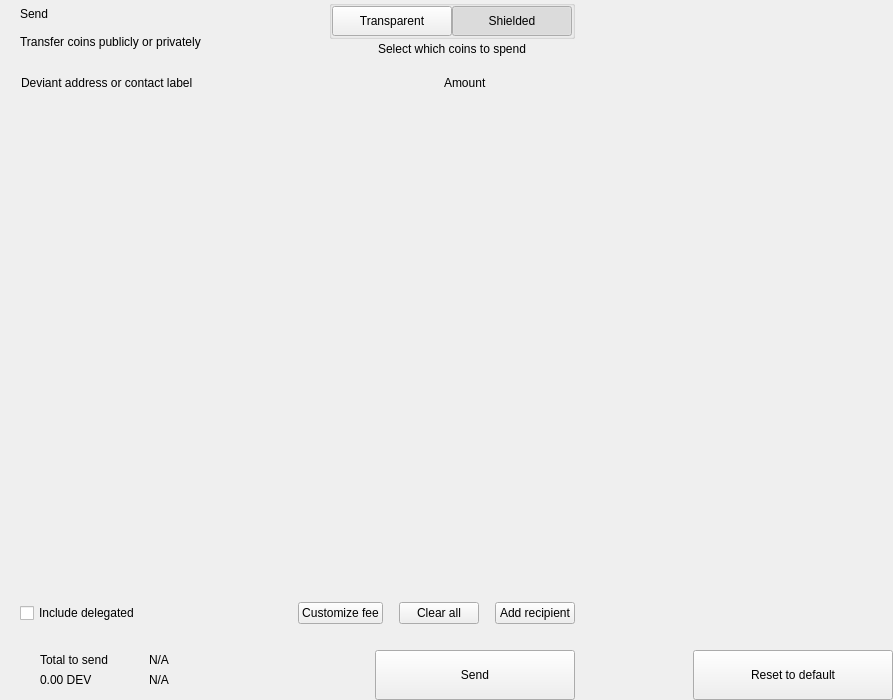
<?xml version="1.0" encoding="UTF-8"?>
<ui version="4.0">
 <class>send</class>
 <widget class="QWidget" name="send">
  <property name="geometry">
   <rect>
    <x>0</x>
    <y>0</y>
    <width>893</width>
    <height>700</height>
   </rect>
  </property>
  <property name="windowTitle">
   <string>Form</string>
  </property>
  <layout class="QHBoxLayout" name="horizontalLayout_2" stretch="2,1">
   <property name="spacing">
    <number>0</number>
   </property>
   <property name="leftMargin">
    <number>0</number>
   </property>
   <property name="topMargin">
    <number>0</number>
   </property>
   <property name="rightMargin">
    <number>0</number>
   </property>
   <property name="bottomMargin">
    <number>0</number>
   </property>
   <item>
    <widget class="QWidget" name="left" native="true">
     <layout class="QVBoxLayout" name="verticalLayout_3">
      <property name="spacing">
       <number>0</number>
      </property>
      <property name="leftMargin">
       <number>0</number>
      </property>
      <property name="topMargin">
       <number>0</number>
      </property>
      <property name="rightMargin">
       <number>0</number>
      </property>
      <property name="bottomMargin">
       <number>0</number>
      </property>
      <item>
       <layout class="QVBoxLayout" name="verticalLayout_22" stretch="0,0,0,1,0,0,0,0">
        <property name="spacing">
         <number>0</number>
        </property>
        <item>
         <layout class="QHBoxLayout" name="horizontalLayout_3">
          <property name="spacing">
           <number>0</number>
          </property>
          <property name="leftMargin">
           <number>20</number>
          </property>
          <property name="rightMargin">
           <number>20</number>
          </property>
          <item>
           <layout class="QVBoxLayout" name="verticalLayout">
            <property name="spacing">
             <number>0</number>
            </property>
            <item>
             <widget class="QLabel" name="labelTitle">
              <property name="text">
               <string>Send</string>
              </property>
              <property name="alignment">
               <set>Qt::AlignLeading|Qt::AlignLeft|Qt::AlignVCenter</set>
              </property>
             </widget>
            </item>
            <item>
             <widget class="QLabel" name="labelSubtitle1">
              <property name="text">
               <string>Transfer coins publicly or privately</string>
              </property>
             </widget>
            </item>
           </layout>
          </item>
          <item>
           <spacer name="horizontalSpacer">
            <property name="orientation">
             <enum>Qt::Horizontal</enum>
            </property>
            <property name="sizeHint" stdset="0">
             <size>
              <width>40</width>
              <height>20</height>
             </size>
            </property>
           </spacer>
          </item>
          <item>
           <layout class="QVBoxLayout" name="verticalLayout_6">
            <property name="spacing">
             <number>3</number>
            </property>
            <item alignment="Qt::AlignHCenter">
             <widget class="QGroupBox" name="groupBox">
              <property name="styleSheet">
               <string notr="true">#groupBox{
padding-top:2px;
}</string>
              </property>
              <property name="title">
               <string/>
              </property>
              <property name="alignment">
               <set>Qt::AlignCenter</set>
              </property>
              <layout class="QHBoxLayout" name="horizontalLayout_4">
               <property name="spacing">
                <number>0</number>
               </property>
               <property name="leftMargin">
                <number>0</number>
               </property>
               <property name="topMargin">
                <number>0</number>
               </property>
               <property name="rightMargin">
                <number>0</number>
               </property>
               <property name="bottomMargin">
                <number>0</number>
               </property>
               <item>
                <widget class="QPushButton" name="pushLeft">
                 <property name="minimumSize">
                  <size>
                   <width>120</width>
                   <height>30</height>
                  </size>
                 </property>
                 <property name="maximumSize">
                  <size>
                   <width>120</width>
                   <height>30</height>
                  </size>
                 </property>
                 <property name="focusPolicy">
                  <enum>Qt::NoFocus</enum>
                 </property>
                 <property name="text">
                  <string>Transparent</string>
                 </property>
                 <property name="checkable">
                  <bool>true</bool>
                 </property>
                 <property name="autoExclusive">
                  <bool>true</bool>
                 </property>
                </widget>
               </item>
               <item>
                <widget class="QPushButton" name="pushRight">
                 <property name="minimumSize">
                  <size>
                   <width>120</width>
                   <height>30</height>
                  </size>
                 </property>
                 <property name="maximumSize">
                  <size>
                   <width>120</width>
                   <height>30</height>
                  </size>
                 </property>
                 <property name="focusPolicy">
                  <enum>Qt::NoFocus</enum>
                 </property>
                 <property name="text">
                  <string>Shielded</string>
                 </property>
                 <property name="checkable">
                  <bool>true</bool>
                 </property>
                 <property name="checked">
                  <bool>true</bool>
                 </property>
                 <property name="autoExclusive">
                  <bool>true</bool>
                 </property>
                </widget>
               </item>
              </layout>
             </widget>
            </item>
            <item alignment="Qt::AlignHCenter|Qt::AlignTop">
             <widget class="QLabel" name="labelSubtitle2">
              <property name="styleSheet">
               <string notr="true"/>
              </property>
              <property name="text">
               <string>Select which coins to spend</string>
              </property>
              <property name="alignment">
               <set>Qt::AlignCenter</set>
              </property>
              <property name="indent">
               <number>0</number>
              </property>
             </widget>
            </item>
           </layout>
          </item>
         </layout>
        </item>
        <item>
         <spacer name="verticalSpacer_2">
          <property name="orientation">
           <enum>Qt::Vertical</enum>
          </property>
          <property name="sizeType">
           <enum>QSizePolicy::Fixed</enum>
          </property>
          <property name="sizeHint" stdset="0">
           <size>
            <width>20</width>
            <height>20</height>
           </size>
          </property>
         </spacer>
        </item>
        <item>
         <layout class="QHBoxLayout" name="horizontalLayout" stretch="6,0,2">
          <property name="spacing">
           <number>0</number>
          </property>
          <property name="leftMargin">
           <number>10</number>
          </property>
          <property name="topMargin">
           <number>0</number>
          </property>
          <property name="rightMargin">
           <number>20</number>
          </property>
          <property name="bottomMargin">
           <number>0</number>
          </property>
          <item>
           <widget class="QLabel" name="labelSubtitleAddress">
            <property name="styleSheet">
             <string notr="true">margin-left:8px;</string>
            </property>
            <property name="text">
             <string>Deviant address or contact label</string>
            </property>
           </widget>
          </item>
          <item>
           <spacer name="horizontalSpacer_3">
            <property name="orientation">
             <enum>Qt::Horizontal</enum>
            </property>
            <property name="sizeType">
             <enum>QSizePolicy::Fixed</enum>
            </property>
            <property name="sizeHint" stdset="0">
             <size>
              <width>40</width>
              <height>1</height>
             </size>
            </property>
           </spacer>
          </item>
          <item>
           <widget class="QLabel" name="labelSubtitleAmount">
            <property name="text">
             <string>Amount</string>
            </property>
           </widget>
          </item>
         </layout>
        </item>
        <item>
         <widget class="QScrollArea" name="scrollArea">
          <property name="minimumSize">
           <size>
            <width>0</width>
            <height>350</height>
           </size>
          </property>
          <property name="styleSheet">
           <string notr="true">#scrollArea {
            background:transparent;
            margin-top:10px;
}</string>
          </property>
          <property name="horizontalScrollBarPolicy">
           <enum>Qt::ScrollBarAlwaysOff</enum>
          </property>
          <property name="sizeAdjustPolicy">
           <enum>QAbstractScrollArea::AdjustIgnored</enum>
          </property>
          <property name="widgetResizable">
           <bool>true</bool>
          </property>
          <property name="alignment">
           <set>Qt::AlignLeading|Qt::AlignLeft|Qt::AlignTop</set>
          </property>
          <widget class="QWidget" name="scrollAreaWidgetContents">
           <property name="geometry">
            <rect>
             <x>0</x>
             <y>0</y>
             <width>591</width>
             <height>16</height>
            </rect>
           </property>
           <property name="sizePolicy">
            <sizepolicy hsizetype="Preferred" vsizetype="Maximum">
             <horstretch>0</horstretch>
             <verstretch>0</verstretch>
            </sizepolicy>
           </property>
           <property name="autoFillBackground">
            <bool>false</bool>
           </property>
           <property name="styleSheet">
            <string notr="true">#scrollAreaWidgetContents {
             background:transparent;
             }</string>
           </property>
           <layout class="QVBoxLayout" name="verticalLayout_7">
            <property name="spacing">
             <number>0</number>
            </property>
            <property name="sizeConstraint">
             <enum>QLayout::SetDefaultConstraint</enum>
            </property>
            <property name="leftMargin">
             <number>0</number>
            </property>
            <property name="topMargin">
             <number>0</number>
            </property>
            <property name="rightMargin">
             <number>0</number>
            </property>
            <property name="bottomMargin">
             <number>0</number>
            </property>
           </layout>
          </widget>
         </widget>
        </item>
        <item>
         <spacer name="verticalSpacer_4">
          <property name="orientation">
           <enum>Qt::Vertical</enum>
          </property>
          <property name="sizeType">
           <enum>QSizePolicy::Fixed</enum>
          </property>
          <property name="sizeHint" stdset="0">
           <size>
            <width>20</width>
            <height>20</height>
           </size>
          </property>
         </spacer>
        </item>
        <item>
         <layout class="QHBoxLayout" name="horizontalLayout_20">
          <property name="spacing">
           <number>6</number>
          </property>
          <property name="leftMargin">
           <number>20</number>
          </property>
          <property name="rightMargin">
           <number>20</number>
          </property>
          <item>
           <widget class="QCheckBox" name="checkBoxDelegations">
            <property name="layoutDirection">
             <enum>Qt::LeftToRight</enum>
            </property>
            <property name="text">
             <string>Include delegated</string>
            </property>
           </widget>
          </item>
          <item>
           <spacer name="horizontalSpacer_4">
            <property name="orientation">
             <enum>Qt::Horizontal</enum>
            </property>
            <property name="sizeHint" stdset="0">
             <size>
              <width>10</width>
              <height>20</height>
             </size>
            </property>
           </spacer>
          </item>
          <item>
           <widget class="QPushButton" name="pushButtonFee">
            <property name="focusPolicy">
             <enum>Qt::NoFocus</enum>
            </property>
            <property name="text">
             <string>Customize fee</string>
            </property>
           </widget>
          </item>
          <item>
           <spacer name="horizontalSpacer_11">
            <property name="orientation">
             <enum>Qt::Horizontal</enum>
            </property>
            <property name="sizeType">
             <enum>QSizePolicy::Minimum</enum>
            </property>
            <property name="sizeHint" stdset="0">
             <size>
              <width>10</width>
              <height>20</height>
             </size>
            </property>
           </spacer>
          </item>
          <item>
           <widget class="QPushButton" name="pushButtonClear">
            <property name="focusPolicy">
             <enum>Qt::NoFocus</enum>
            </property>
            <property name="layoutDirection">
             <enum>Qt::RightToLeft</enum>
            </property>
            <property name="text">
             <string>Clear all</string>
            </property>
           </widget>
          </item>
          <item>
           <spacer name="horizontalSpacer_6">
            <property name="orientation">
             <enum>Qt::Horizontal</enum>
            </property>
            <property name="sizeType">
             <enum>QSizePolicy::Fixed</enum>
            </property>
            <property name="sizeHint" stdset="0">
             <size>
              <width>10</width>
              <height>20</height>
             </size>
            </property>
           </spacer>
          </item>
          <item>
           <widget class="QPushButton" name="pushButtonAddRecipient">
            <property name="focusPolicy">
             <enum>Qt::NoFocus</enum>
            </property>
            <property name="text">
             <string>Add recipient</string>
            </property>
           </widget>
          </item>
         </layout>
        </item>
        <item>
         <spacer name="verticalSpacer">
          <property name="orientation">
           <enum>Qt::Vertical</enum>
          </property>
          <property name="sizeType">
           <enum>QSizePolicy::Fixed</enum>
          </property>
          <property name="sizeHint" stdset="0">
           <size>
            <width>20</width>
            <height>16</height>
           </size>
          </property>
         </spacer>
        </item>
        <item>
         <layout class="QHBoxLayout" name="horizontalLayout_7">
          <property name="rightMargin">
           <number>20</number>
          </property>
          <item>
           <layout class="QHBoxLayout" name="horizontalLayout_10">
            <property name="spacing">
             <number>0</number>
            </property>
            <property name="leftMargin">
             <number>8</number>
            </property>
            <item>
             <widget class="QStackedWidget" name="stackedWidget">
              <property name="minimumSize">
               <size>
                <width>0</width>
                <height>60</height>
               </size>
              </property>
              <property name="maximumSize">
               <size>
                <width>16777215</width>
                <height>60</height>
               </size>
              </property>
              <widget class="QWidget" name="page1">
               <layout class="QVBoxLayout" name="verticalLayout_71" stretch="0">
                <property name="spacing">
                 <number>6</number>
                </property>
                <property name="leftMargin">
                 <number>12</number>
                </property>
                <property name="topMargin">
                 <number>0</number>
                </property>
                <property name="rightMargin">
                 <number>0</number>
                </property>
                <property name="bottomMargin">
                 <number>0</number>
                </property>
                <item>
                 <widget class="QWidget" name="coinWidget" native="true">
                  <property name="minimumSize">
                   <size>
                    <width>0</width>
                    <height>60</height>
                   </size>
                  </property>
                  <property name="maximumSize">
                   <size>
                    <width>16777215</width>
                    <height>60</height>
                   </size>
                  </property>
                  <layout class="QHBoxLayout" name="horizontalLayout_9">
                   <property name="spacing">
                    <number>0</number>
                   </property>
                   <property name="leftMargin">
                    <number>20</number>
                   </property>
                   <property name="topMargin">
                    <number>10</number>
                   </property>
                   <property name="rightMargin">
                    <number>20</number>
                   </property>
                   <property name="bottomMargin">
                    <number>10</number>
                   </property>
                   <item>
                    <layout class="QVBoxLayout" name="verticalSend">
                     <property name="spacing">
                      <number>0</number>
                     </property>
                     <item>
                      <widget class="QLabel" name="labelTitleTotalSend">
                       <property name="text">
                        <string>Total to send</string>
                       </property>
                      </widget>
                     </item>
                     <item>
                      <widget class="QLabel" name="labelAmountSend">
                       <property name="text">
                        <string notr="true">0.00 DEV</string>
                       </property>
                      </widget>
                     </item>
                    </layout>
                   </item>
                   <item>
                    <spacer name="horizontalSpacer_9">
                     <property name="orientation">
                      <enum>Qt::Horizontal</enum>
                     </property>
                     <property name="sizeType">
                      <enum>QSizePolicy::Fixed</enum>
                     </property>
                     <property name="sizeHint" stdset="0">
                      <size>
                       <width>20</width>
                       <height>20</height>
                      </size>
                     </property>
                    </spacer>
                   </item>
                   <item>
                    <widget class="QLabel" name="labelLine">
                     <property name="minimumSize">
                      <size>
                       <width>1</width>
                       <height>0</height>
                      </size>
                     </property>
                     <property name="maximumSize">
                      <size>
                       <width>1</width>
                       <height>16777215</height>
                      </size>
                     </property>
                     <property name="text">
                      <string/>
                     </property>
                    </widget>
                   </item>
                   <item>
                    <spacer name="horizontalSpacer_10">
                     <property name="orientation">
                      <enum>Qt::Horizontal</enum>
                     </property>
                     <property name="sizeType">
                      <enum>QSizePolicy::Fixed</enum>
                     </property>
                     <property name="sizeHint" stdset="0">
                      <size>
                       <width>20</width>
                       <height>20</height>
                      </size>
                     </property>
                    </spacer>
                   </item>
                   <item>
                    <layout class="QVBoxLayout" name="verticalRemaining">
                     <property name="spacing">
                      <number>0</number>
                     </property>
                     <item>
                      <widget class="QLabel" name="labelTitleTotalRemaining">
                       <property name="text">
                        <string notr="true">N/A</string>
                       </property>
                      </widget>
                     </item>
                     <item>
                      <widget class="QLabel" name="labelAmountRemaining">
                       <property name="text">
                        <string notr="true">N/A</string>
                       </property>
                      </widget>
                     </item>
                    </layout>
                   </item>
                  </layout>
                 </widget>
                </item>
               </layout>
              </widget>
              <widget class="QWidget" name="page_2"/>
             </widget>
            </item>
           </layout>
          </item>
          <item>
           <spacer name="horizontalSpacer_5">
            <property name="orientation">
             <enum>Qt::Horizontal</enum>
            </property>
            <property name="sizeType">
             <enum>QSizePolicy::Expanding</enum>
            </property>
            <property name="sizeHint" stdset="0">
             <size>
              <width>40</width>
              <height>20</height>
             </size>
            </property>
           </spacer>
          </item>
          <item alignment="Qt::AlignBottom">
           <widget class="QPushButton" name="pushButtonSave">
            <property name="minimumSize">
             <size>
              <width>200</width>
              <height>50</height>
             </size>
            </property>
            <property name="maximumSize">
             <size>
              <width>200</width>
              <height>50</height>
             </size>
            </property>
            <property name="focusPolicy">
             <enum>Qt::NoFocus</enum>
            </property>
            <property name="text">
             <string>Send</string>
            </property>
           </widget>
          </item>
         </layout>
        </item>
       </layout>
      </item>
     </layout>
    </widget>
   </item>
   <item>
    <widget class="QWidget" name="right" native="true">
     <layout class="QVBoxLayout" name="verticalLayout_5">
      <property name="leftMargin">
       <number>0</number>
      </property>
      <property name="topMargin">
       <number>0</number>
      </property>
      <property name="rightMargin">
       <number>0</number>
      </property>
      <property name="bottomMargin">
       <number>0</number>
      </property>
      <item>
       <layout class="QVBoxLayout" name="verticalLayout_4">
        <property name="spacing">
         <number>6</number>
        </property>
        <item>
         <widget class="OptionButton" name="btnCoinControl" native="true">
          <property name="minimumSize">
           <size>
            <width>0</width>
            <height>50</height>
           </size>
          </property>
         </widget>
        </item>
        <item>
         <widget class="OptionButton" name="btnChangeAddress" native="true">
          <property name="minimumSize">
           <size>
            <width>0</width>
            <height>50</height>
           </size>
          </property>
         </widget>
        </item>
        <item>
         <widget class="OptionButton" name="btnUri" native="true">
          <property name="minimumSize">
           <size>
            <width>0</width>
            <height>50</height>
           </size>
          </property>
         </widget>
        </item>
        <item>
         <widget class="OptionButton" name="btnShieldCoins" native="true">
          <property name="minimumSize">
           <size>
            <width>0</width>
            <height>50</height>
           </size>
          </property>
         </widget>
        </item>
        <item>
         <spacer name="verticalSpacer_5">
          <property name="orientation">
           <enum>Qt::Vertical</enum>
          </property>
          <property name="sizeHint" stdset="0">
           <size>
            <width>20</width>
            <height>40</height>
           </size>
          </property>
         </spacer>
        </item>
        <item>
         <layout class="QHBoxLayout" name="horizontalLayout_8">
          <item>
           <spacer name="horizontalSpacer_7">
            <property name="orientation">
             <enum>Qt::Horizontal</enum>
            </property>
            <property name="sizeHint" stdset="0">
             <size>
              <width>40</width>
              <height>20</height>
             </size>
            </property>
           </spacer>
          </item>
          <item>
           <widget class="QPushButton" name="pushButtonReset">
            <property name="minimumSize">
             <size>
              <width>200</width>
              <height>50</height>
             </size>
            </property>
            <property name="maximumSize">
             <size>
              <width>200</width>
              <height>50</height>
             </size>
            </property>
            <property name="focusPolicy">
             <enum>Qt::NoFocus</enum>
            </property>
            <property name="text">
             <string>Reset to default</string>
            </property>
           </widget>
          </item>
         </layout>
        </item>
       </layout>
      </item>
     </layout>
    </widget>
   </item>
  </layout>
 </widget>
 <customwidgets>
  <customwidget>
   <class>OptionButton</class>
   <extends>QWidget</extends>
   <header>qt/deviant/optionbutton.h</header>
   <container>1</container>
  </customwidget>
 </customwidgets>
 <resources/>
 <connections/>
</ui>
